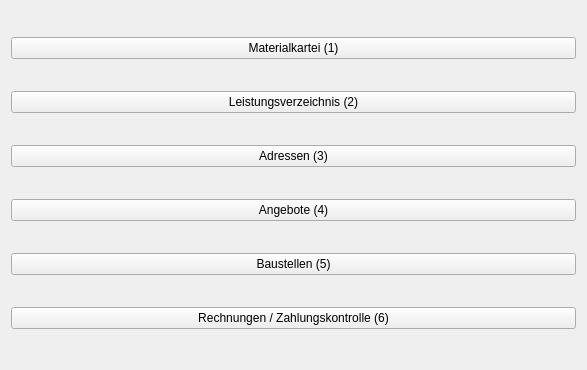
<?xml version="1.0" encoding="UTF-8"?>
<ui version="4.0">
 <class>main_tab</class>
 <widget class="MainTab" name="main_tab">
  <property name="geometry">
   <rect>
    <x>0</x>
    <y>0</y>
    <width>587</width>
    <height>370</height>
   </rect>
  </property>
  <property name="windowTitle">
   <string>Form</string>
  </property>
  <layout class="QVBoxLayout" name="verticalLayout">
   <item>
    <widget class="QPushButton" name="material">
     <property name="text">
      <string>Materialkartei (1)</string>
     </property>
    </widget>
   </item>
   <item>
    <widget class="QPushButton" name="service">
     <property name="text">
      <string>Leistungsverzeichnis (2)</string>
     </property>
    </widget>
   </item>
   <item>
    <widget class="QPushButton" name="address">
     <property name="text">
      <string>Adressen (3)</string>
     </property>
    </widget>
   </item>
   <item>
    <widget class="QPushButton" name="offer">
     <property name="text">
      <string>Angebote (4)</string>
     </property>
    </widget>
   </item>
   <item>
    <widget class="QPushButton" name="jobsite">
     <property name="text">
      <string>Baustellen (5)</string>
     </property>
    </widget>
   </item>
   <item>
    <widget class="QPushButton" name="invoice">
     <property name="text">
      <string>Rechnungen / Zahlungskontrolle (6)</string>
     </property>
    </widget>
   </item>
  </layout>
 </widget>
 <customwidgets>
  <customwidget>
   <class>MainTab</class>
   <extends>QWidget</extends>
   <header>tabs/main_tab.h</header>
   <container>1</container>
  </customwidget>
 </customwidgets>
 <resources/>
 <connections/>
</ui>
